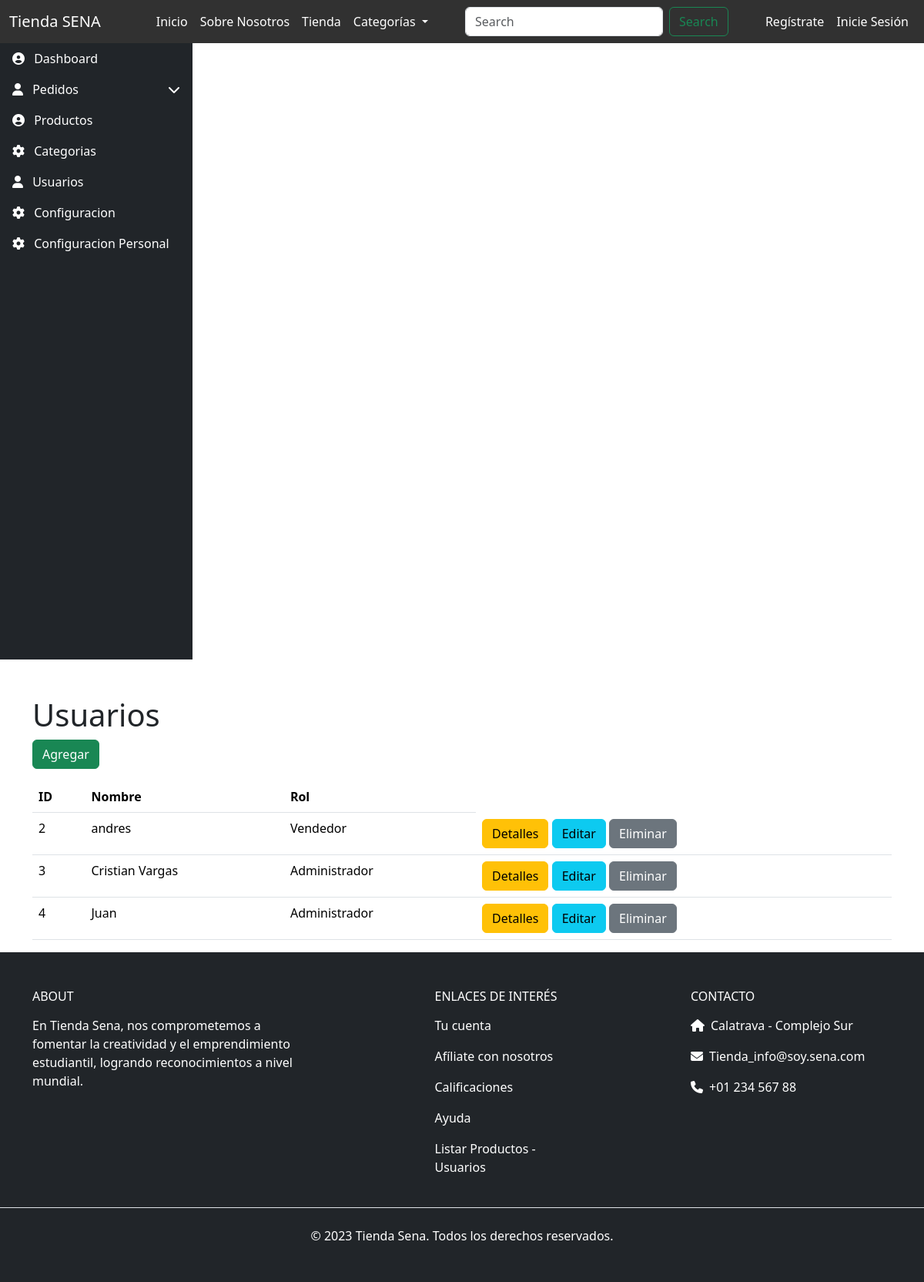
/usuarios, run on an earlier commit of the app's database.
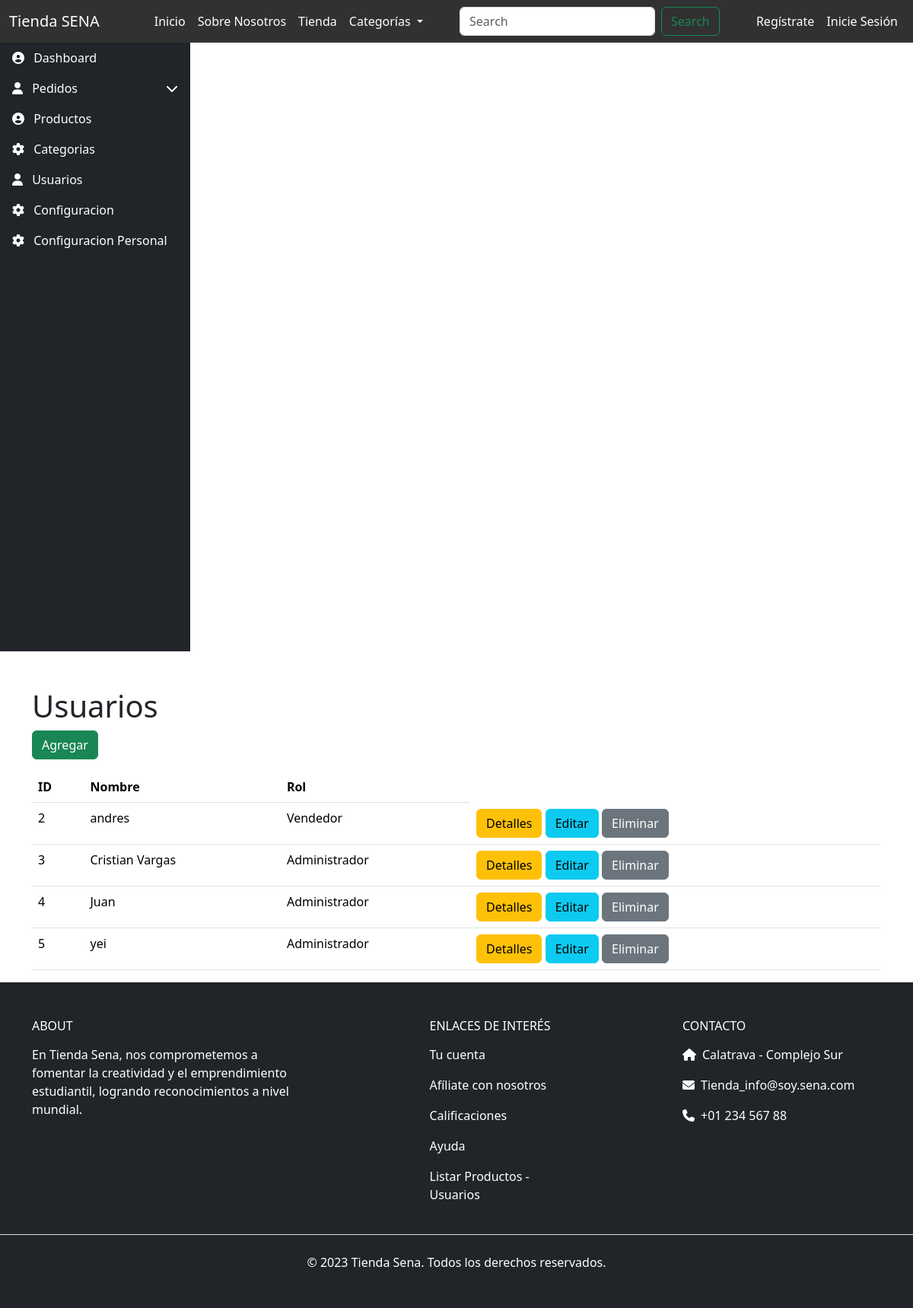
And on a later commit of the database.
### tienda_sena/models.py (models this page shows, shortened)
class Usuario(models.Model):
    nombre_apellido = models.CharField(max_length=150)
    correo = models.CharField(max_length=254)
    password = models.CharField(max_length=254)
    ROLES = (
        (1, "Administrador"),
        (2, "Cliente"),
        (3, "Vendedor"),
    )
    rol = models.IntegerField(choices=ROLES, default=2)
    imagen_perfil = models.ImageField(upload_to='usuarios/', null=True, blank=True)  # Campo para la foto de perfil

### tienda_sena/views.py (the view)
# urls.py: path('usuarios', views.usuarios, name='usuarios'),
def usuarios(request):
    q = Usuario.objects.all()
    contexto = { "data": q }
    return render(request, "administrador/usuarios/listar_usuarios.html", contexto)

### tienda_sena/context_processors.py (called while the page is built)
def categorias(request):
    categorias = Producto.CATEGORIAS
    return {'categorias': categorias}

def colores(request):
    colores = Producto.COLORES
    return {'colores': colores}

### tienda_sena/templates/administrador/usuarios/listar_usuarios.html
{% extends 'bases/base.html' %}
{% load static %}
{% block main %}
<div class="d-flex flex-wrap content">
    {% include 'bases/_sidebar_admin.html' %}
    <div class="container mt-5">
        <h1>Usuarios</h1>
        <a href="{% url 'agregar_usuario' %}" class="btn btn-success mb-3">Agregar</a>
        <table class="table">
            <thead>
                <tr>
                    <th>ID</th>
                    <th>Nombre</th>
                    <th>Rol</th>
                </tr>
            </thead>
            <tbody>
                {% for x in data %}
                    <tr>
                        <td>{{ x.id }}</td>
                        <td>{{ x.nombre_apellido }}</td>
                        <td>{{ x.get_rol_display }}</td>
                        <td>
                            <a href="#" class="btn btn-warning">Detalles</a>
                            <a href="{% url 'editar_usuario' x.id %}" class="btn btn-info">Editar</a>
                            <a href="{% url 'eliminar_usuario' x.id %}" class="btn btn-secondary">Eliminar</a>
                        </td>
                    </tr>
                {% endfor %}
            </tbody>
        </table>
    </div>
</div>
{% endblock %}

What changed in the data, as far as the page shows it:
added Usuario: id "5", nombre_apellido "yei", rol "Administrador"
